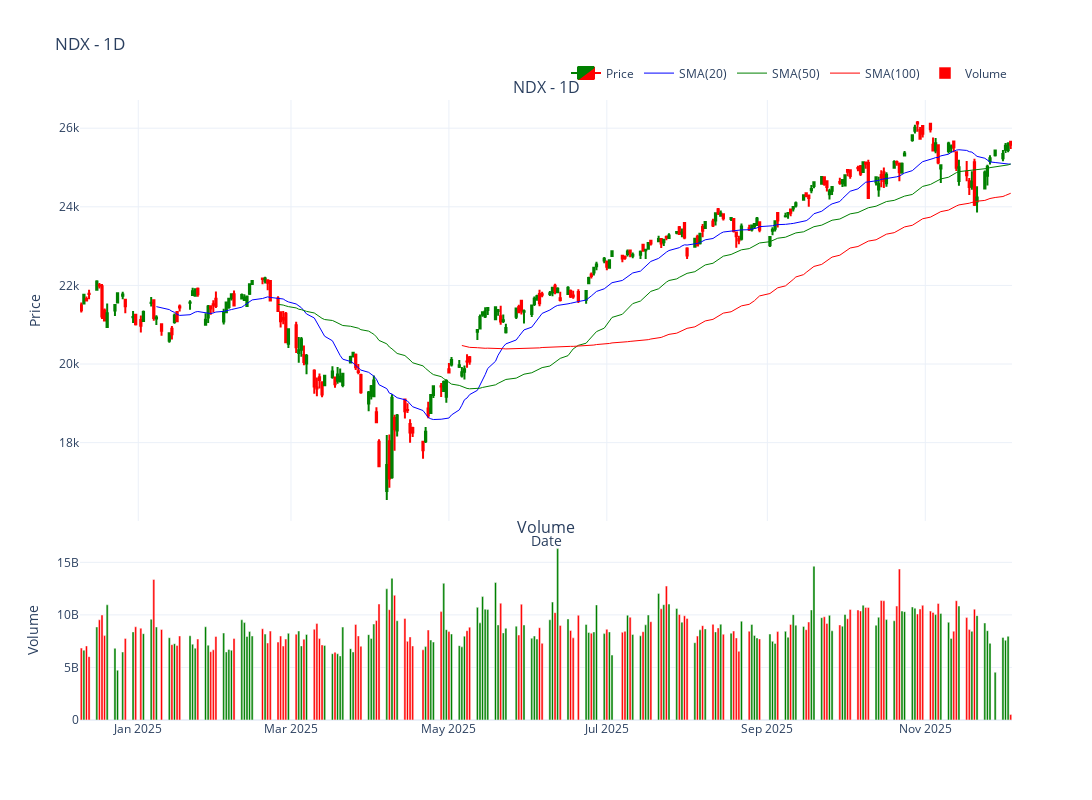

Here is the notebook cell this chart was saved with:
### Markdown cell above
## Save Interactive Chart with SMA Indicators

Save the interactive chart with SMA 20, 50, 100 to an HTML file

### Code cell
if df is not None:
    chart = InteractiveChart(df, symbol=symbol, timeframe=timeframe)
    chart.add_indicator(SMA(period=20, color="blue"))
    chart.add_indicator(SMA(period=50, color="green"))
    chart.add_indicator(SMA(period=100, color="red"))

    # Save to HTML file (interactive charts are saved as HTML)
    chart.plot(
        type="candle",
        volume=True,
        figsize=(1400, 800),
        savefig=f"{symbol}_{timeframe}_interactive.html",
        show=True,
    )

### Figure 1 — Plotly figure (JSON) as saved in the notebook; plotly's stock layout.template omitted (floating-point values rounded to 4 significant figures; data arrays with more than 128 entries replaced by an {"elided": "..."} marker saying what was removed)
{"data": [{"close": {"elided": "247 float values"}, "decreasing": {"fillcolor": "red", "line": {"color": "red"}}, "high": {"elided": "247 float values"}, "hovertemplate": "%{text}<extra></extra>", "increasing": {"fillcolor": "green", "line": {"color": "green"}}, "low": {"elided": "247 float values"}, "name": "Price", "open": {"elided": "247 float values"}, "text": {"elided": "247 str values"}, "type": "candlestick", "x": {"elided": "247 str values"}, "xaxis": "x", "yaxis": "y"}, {"hovertemplate": "<b>SMA(20)</b><br>Value: %{y:.2f}<br>Date: %{x}<extra></extra>", "line": {"color": "blue", "dash": "solid", "width": 1}, "mode": "lines", "name": "SMA(20)", "type": "scatter", "x": {"elided": "247 str values"}, "xaxis": "x", "y": {"elided": "247 float values"}, "yaxis": "y"}, {"hovertemplate": "<b>SMA(50)</b><br>Value: %{y:.2f}<br>Date: %{x}<extra></extra>", "line": {"color": "green", "dash": "solid", "width": 1}, "mode": "lines", "name": "SMA(50)", "type": "scatter", "x": {"elided": "247 str values"}, "xaxis": "x", "y": {"elided": "247 float values"}, "yaxis": "y"}, {"hovertemplate": "<b>SMA(100)</b><br>Value: %{y:.2f}<br>Date: %{x}<extra></extra>", "line": {"color": "red", "dash": "solid", "width": 1}, "mode": "lines", "name": "SMA(100)", "type": "scatter", "x": {"elided": "247 str values"}, "xaxis": "x", "y": {"elided": "247 float values"}, "yaxis": "y"}, {"hovertemplate": "<b>Volume</b><br>Value: %{y:,.0f}<br>Date: %{x}<extra></extra>", "marker": {"color": {"elided": "247 str values"}}, "name": "Volume", "type": "bar", "x": {"elided": "247 str values"}, "xaxis": "x2", "y": {"elided": "247 float values"}, "yaxis": "y2"}], "layout": {"annotations": [{"font": {"size": 16}, "showarrow": false, "text": "NDX - 1D", "x": 0.5, "xanchor": "center", "xref": "paper", "y": 1.0, "yanchor": "bottom", "yref": "paper"}, {"font": {"size": 16}, "showarrow": false, "text": "Volume", "x": 0.5, "xanchor": "center", "xref": "paper", "y": 0.291, "yanchor": "bottom", "yref": "paper"}], "height": 800, "hovermode": "x unified", "legend": {"orientation": "h", "x": 1, "xanchor": "right", "y": 1.02, "yanchor": "bottom"}, "showlegend": true, "title": {"text": "NDX - 1D"}, "width": 1400, "xaxis": {"anchor": "y", "domain": [0, 1], "matches": "x2", "rangeslider": {"visible": false}, "showticklabels": false, "title": {"text": "Date"}}, "xaxis2": {"anchor": "y2", "domain": [0, 1]}, "yaxis": {"anchor": "x", "domain": [0.321, 1.0], "title": {"text": "Price"}}, "yaxis2": {"anchor": "x2", "domain": [0, 0.291], "title": {"text": "Volume"}}}}
